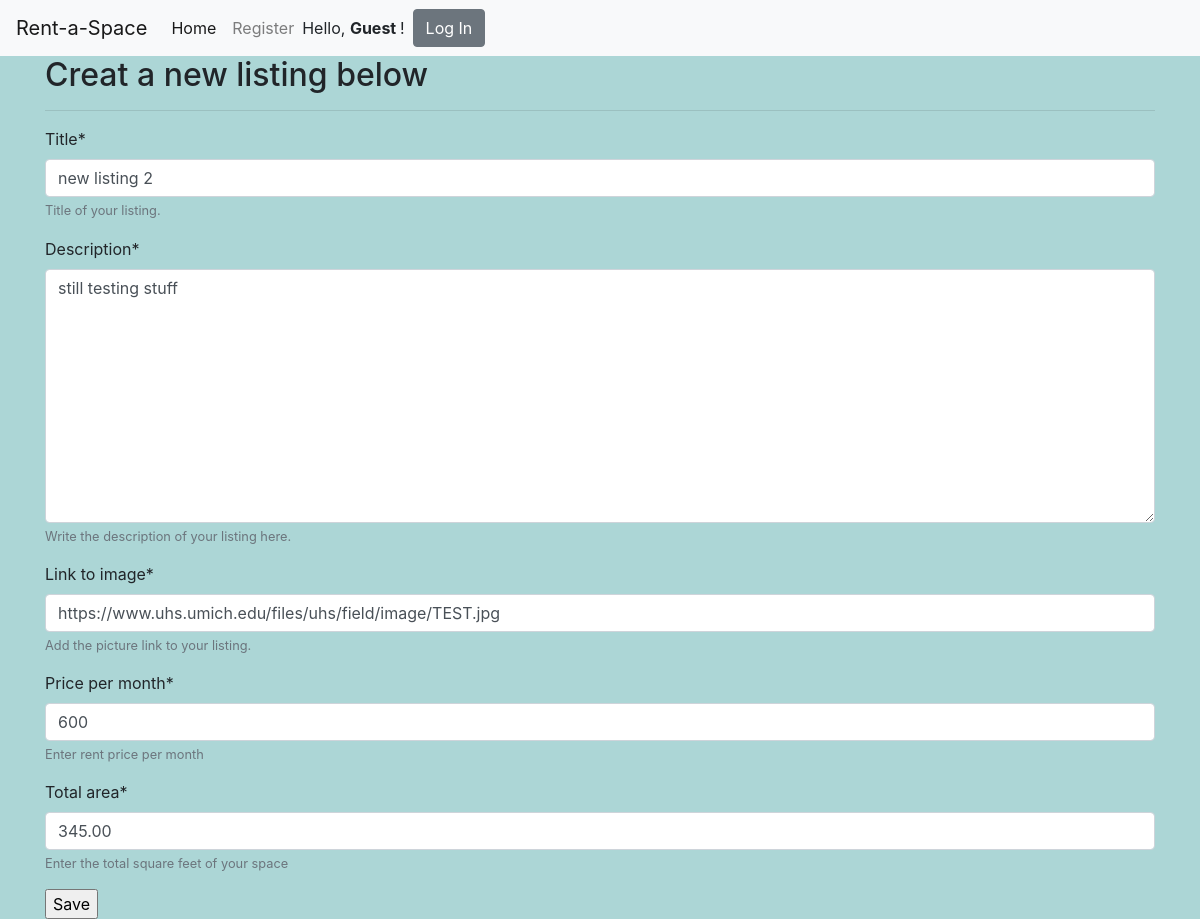
The app's page /update_listing/new-listing-2/, older data.
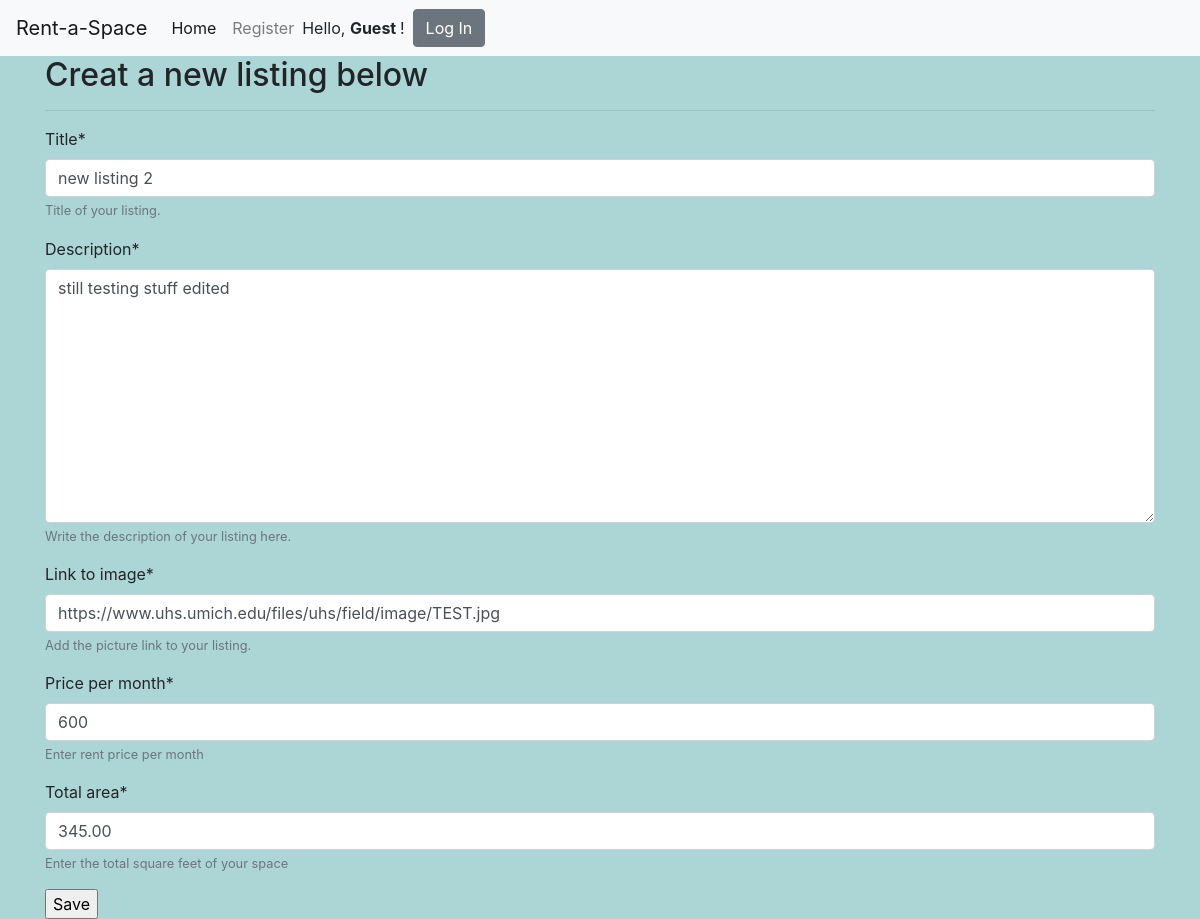
The same page, newer data.
### listings/models.py (models this page shows, shortened)
class Listing(models.Model):
    title = models.CharField(max_length=settings.LISTINGS_TITLE_MAX, unique=True,
                             help_text="Title of your listing.")
    link_to_image = models.CharField(max_length=1000, help_text="Add the picture link to your listing.")
    slug = models.CharField(max_length=settings.LISTINGS_TITLE_MAX, blank=True, editable=False,
                            help_text="Unique URL path to access this page. Generated by the system.")
    description = models.TextField(
        help_text="Write the description of your listing here.")
    created = models.DateTimeField(auto_now_add=True,
                                   help_text="The date and time this page was created. Automatically generated when the model saves.")
    modified = models.DateTimeField(auto_now=True,
                                    help_text="The date and time this page was updated. Automatically generated when the model updates.")
    price_per_month = models.IntegerField(help_text="Enter rent price per month")
    total_area = models.DecimalField(max_digits=7, decimal_places=2, help_text="Enter the total square feet of your space")

### listings/views.py (the view)
# urls.py: path('update_listing/<str:slug>/', ListingUpdateView.as_view(), name='listing-update-page'),
class ListingUpdateView(UpdateView):
  model  = Listing
  fields = ['title', 'description', 'link_to_image', 'price_per_month', 'total_area']
  template_name = 'listings/new_listing.html'

### listings/templates/listings/new_listing.html (shortened to what this page needs)
{% extends 'base.html' %}
{% load crispy_forms_tags %}
{% block content %}
<div class="container">
    <h2>Creat a new listing below</h2>
    <hr>
<form method="POST">
        <table>
            {{ form | crispy }}
        </table>
    <input type="submit" value="Save">
</form>
</div>
{% endblock content %}

### templates/base.html (shortened to what this page needs)
{% load static %}
<!DOCTYPE html>
<html lang="en">
<head>
    <link rel="stylesheet" href="https://stackpath.bootstrapcdn.com/bootstrap/4.3.1/css/bootstrap.min.css">
    <link rel="stylesheet" type="text/css" href="{% static 'css/style.css' %}" />
</head>
<body>
        <nav class="navbar navbar-expand-lg navbar-light bg-light">
                <a class="navbar-brand" href="{% url 'listing-list-page' %}">Rent-a-Space</a>
                <div class="collapse navbar-collapse" id="navbarNav">
                  <ul class="navbar-nav">
                    <li class="nav-item active">
                      <a class="nav-link" href="{% url 'listing-list-page' %}">Home <span class="sr-only">(current)</span></a>
                    </li>
                    {% if request.user.is_authenticated %}
                      <a class="nav-link" href="{% url 'listing-create-page' %}">Add a Listing</a>
                    {% else %}
                    <li class="nav-item">
                      <a class="nav-link" href="{% url 'sign-up-view' %}">Register</a>
                    </li>
                    {% endif %}
                  </ul>
                  <div>
                  <form class="form-inline ml-auto" style="float: right;">
                        <div class="text-blue">Hello,
                          <strong>
                          {% if user.get_username %}
                            {{ user.get_username }}
                          {% else %}
                            Guest
                          {% endif %}
                        </strong>!
                      </div>
                        {% if request.user.is_authenticated %}
                        <a href="{% url 'logout' %}" class="btn btn-danger ml-2">Log Out</a>
                        {% else %}
                        <a href="{% url 'login' %}" class="btn btn-secondary ml-2">Log In</a>
                        {% endif %}
                      </form>
                    </div>
                </div>
              </nav>
    {% block content %}
    {% endblock %}
</body>
</html>

### staticfiles/css/style.css (style rules this page uses)
body { background-color: rgb(172, 214, 214); }

Row changes from the older to the newer data that the page shows:
changed Listing "new listing 2": description "still testing stuff" → "still testing stuff edited"
